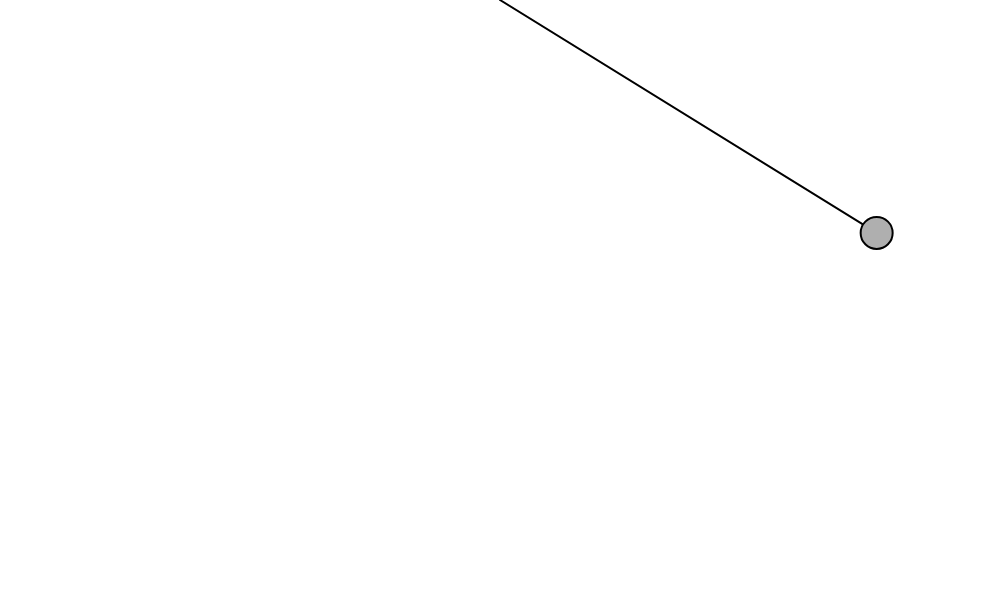
Frame 1 (no input)
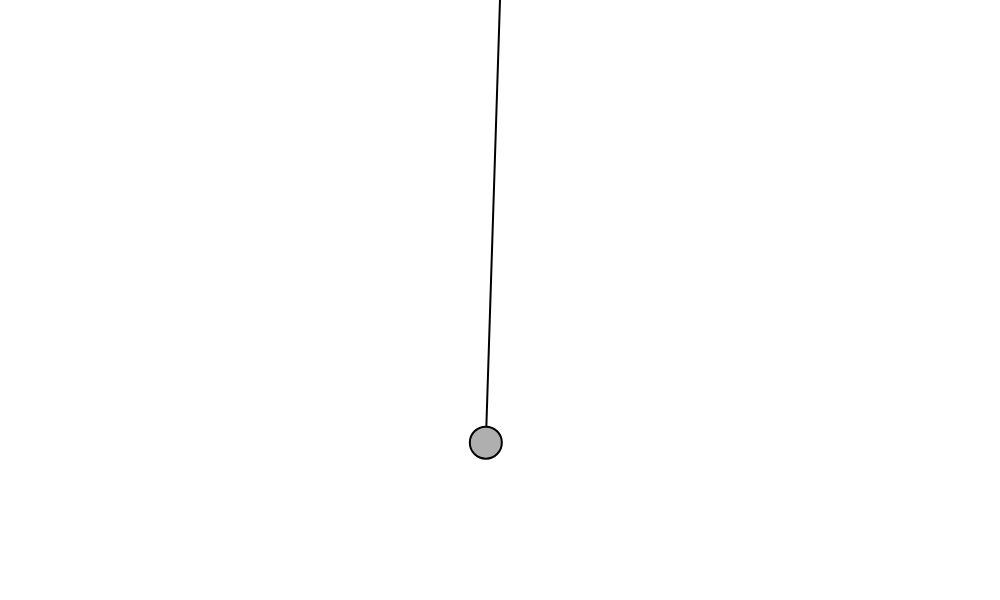
Frame 60 (no input)
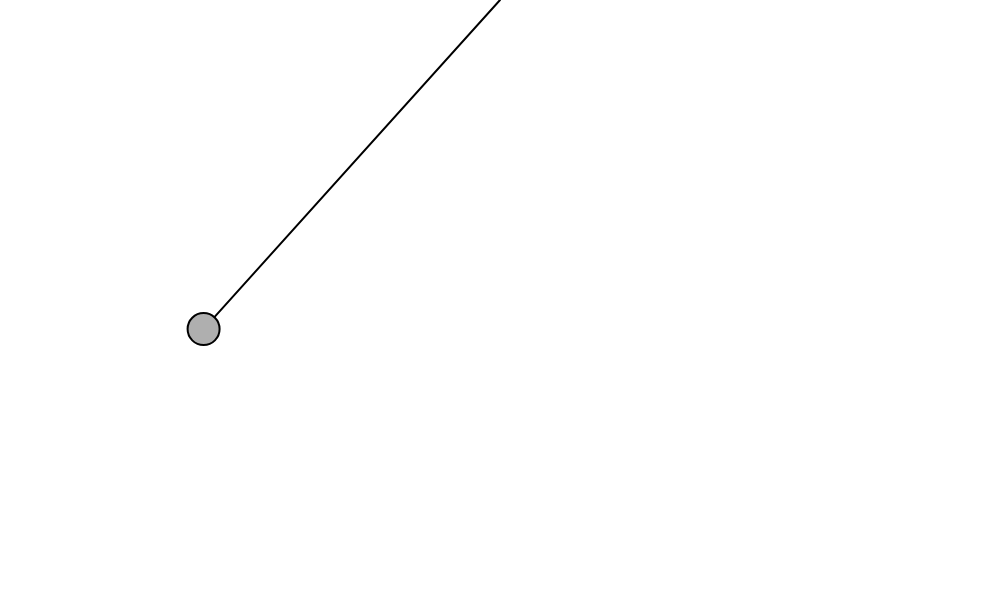
Frame 120 (the mouse pressed at the canvas centre since frame 60)

The p5.js sketch that drew these frames (run headless with seeded random() and noise() and a simulated clock; from frame 60 on, the mouse is pressed at the canvas centre):

// p5.js sketch
// ── sketch.js
let pendulum;
function setup() {
  createCanvas(1000, 600);
  pendulum = new Pendulum();
}

function draw() {
  background(255);
  pendulum.update();
  pendulum.display();
}

class Pendulum{
  constructor(){
    this.origin = createVector(width/2, 0);
    this.position = createVector(0, 0);
    this.armLength = random(height/2, height-100);
    this.angle = 45;
    this.angularVelocity = 0;
    this.angularAcceleration = 0;
    this.damping = 0.995;
  }

  update(){
    let gravity = 0.4;
    this.angularAcceleration = -1 * (gravity * sin(this.angle)) / this.armLength;
    this.angularVelocity += this.angularAcceleration;
    this.angularVelocity *= this.damping;
    this.angle += this.angularVelocity;
    this.position = createVector(this.armLength * sin(this.angle),
                                  this.armLength * cos(this.angle));
    this.position.add(this.origin);
  }

  display(){
    stroke(0);
    strokeWeight(2);
    fill(175);
    line(this.origin.x, this.origin.y, this.position.x, this.position.y);
    ellipse(this.position.x, this.position.y, 32);
  }
}
